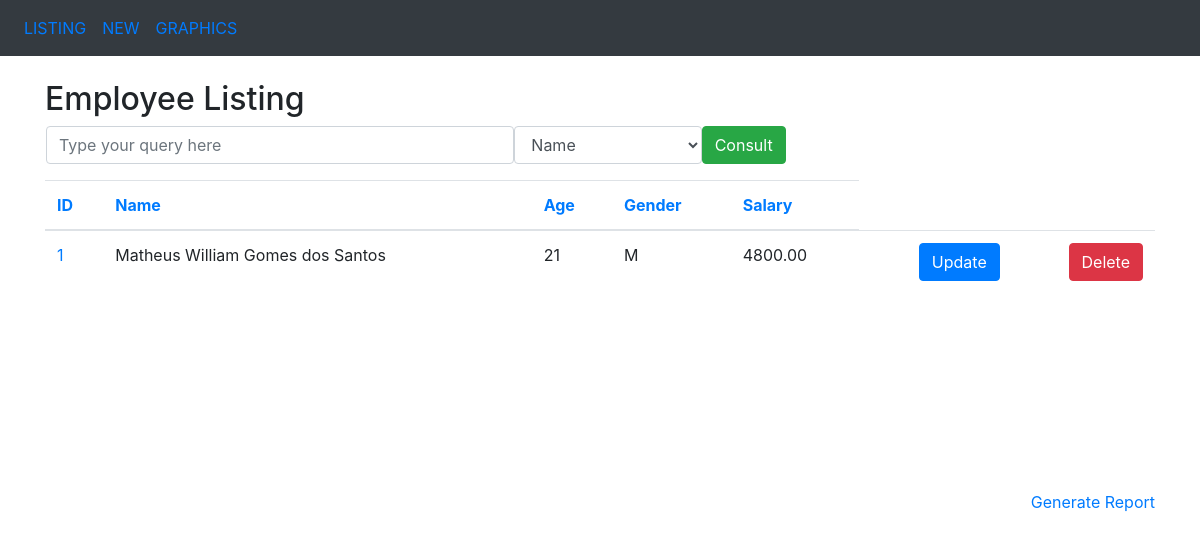
The app's page /listing/1/ with its own data.
### project_crud/models.py (models this page shows, shortened)
class Employee(models.Model):
	name = models.CharField(max_length=50)
	age = models.IntegerField()
	gender = models.CharField(max_length=1)
	salary = models.DecimalField(max_digits=7, decimal_places=2)

### project_crud/views.py (the view)
# urls.py: path('listing/<int:id>/', selection),
def selection(request, id):
	title = 'Employee Listing'
	employee = Employee.objects.get(id=id)
	return render(request, 'listing.html', {'title': title, 'employees': [employee]})

### project_crud/templates/listing.html (shortened to what this page needs)
<!DOCTYPE html>
<html lang="en">
<head>
	<link rel="stylesheet" href="https://stackpath.bootstrapcdn.com/bootstrap/4.3.1/css/bootstrap.min.css">
</head>
<body>
	<nav class="navbar navbar-expand-sm bg-dark">
		<ul class="navbar-nav">
			<li class="nav-item">
				<a class="nav-link" href="/project_crud/listing">LISTING</a>
			</li>
			<li class="nav-item">
				<a class="nav-link" href="/project_crud/insertion">NEW</a>
			</li>
			<li class="nav-item">
				<a class="nav-link" href="/project_crud/graphics">GRAPHICS</a>
			</li>
		</ul>
	</nav>
	<br>
	<div class="container">
		<h2>{{title}}</h2>
		<form action="/project_crud/query/" method="POST" name="frm_query" class="ml-3">{% csrf_token %}
			<div class="form-group">
				<div class="row">
					<input type="text" class="form-control col-md-5" name="query" placeholder="Type your query here">
					<select class="form-control col-md-2" name="field">
						<option value="name">Name</option>
					</select>
					<button type="submit" class="btn btn-success">Consult</button>
				</div>
			</div>
		</form>
		<div style="overflow-y: scroll; height: 310px; width: 100%;" align="center">
			<table class="table">
				<thead>
					<tr>
						<th><a href="/project_crud/sort/id">ID</a></th>
						<th><a href="/project_crud/sort/name">Name</a></th>
						<th><a href="/project_crud/sort/age">Age</a></th>
						<th><a href="/project_crud/sort/gender">Gender</a></th>
						<th><a href="/project_crud/sort/salary">Salary</a></th>
					</tr>
				</thead>
				<tbody>
					{% for employee in employees %}
					<tr>
						<td nowrap="true">
							<a href="/project_crud/listing/{{employee.id}}">{{employee.id}}</a>
						</td>
						<td nowrap="true">{{employee.name}}</td>
						<td nowrap="true">{{employee.age}}</td>
						<td nowrap="true">{{employee.gender}}</td>
						<td nowrap="true">{{employee.salary}}</td>
						<td nowrap="true" align="right">
							<a href="/project_crud/update/{{employee.id}}" class="btn btn-primary" role="button">Update</a>
						</td>
						<td nowrap="true" align="right">
							<a href="/project_crud/delete/{{employee.id}}" class="btn btn-danger" role="button">Delete</a>
						</td>
					</tr>
					{% endfor %}
				</tbody>
			</table>
		</div>
		<a href="#" style="float: right;" onclick="report()">Generate Report</a>
	</div>
</body>
</html>

### records on screen
Employee: id "1", name "Matheus William Gomes dos Santos", age "21", gender "M", salary "4800.00"

### other values on screen
{{ title }} "Employee Listing"
